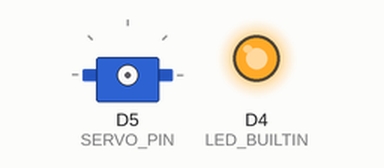
This program was run on a simulated ESP8266 (NodeMCU). Shown: servo, output pins drawn as LEDs (lit = HIGH, except the on-board LED, lit = LOW). WiFi joins after 1.5 s; servers stay silent unless stated; what the program prints to the serial monitor is not drawn. At 3.8 s the program puts the board to deep sleep or switches it off; the recording ends there.

Above: at 0.0 s.
Timing chart, 0 to 3.8 s (numbered marks = the images above):
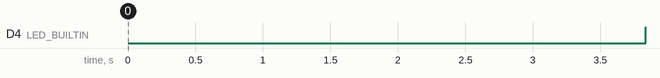

Measured:
- by itself, D4 (LED_BUILTIN): LOW → HIGH at 3.8 s

The program:

main.cpp
```cpp
#include <Arduino.h>
#include <Servo.h>
#include <ESP8266WiFi.h>
#include <WiFiClient.h>
#include <TimeLib.h>
#include <WiFiUdp.h>

Servo servo;

const char * ssid = "BELL502";
const char * pass = "2167ACD3E6AF"; // I don't mind people using my wifi if they are in the area

const long utcOffsetInSeconds = 3600;

const unsigned long MAX_SLEEP_SEC = 3 * 60 * 60;
const int SERVO_PIN = D5;

const unsigned long DAY_START = ((7 * 60) + 50) * 60;
const unsigned long DAY_END = 20 * 60 * 60;

IPAddress timeServerIP;
const char* ntpServerName = "time.nist.gov";
const int NTP_PACKET_SIZE = 48;
byte packetBuffer[NTP_PACKET_SIZE];
WiFiUDP udp;
unsigned int localPort = 2390;

typedef struct {
  unsigned long lastTime;
  unsigned long sleepDurationInSeconds;
} stateStruct __attribute__((aligned(4)));
stateStruct state;

unsigned long toSecondsInDay(unsigned long t) {
  return (hour(t) * 60 * 60) + (minute(t) * 60) + second(t);
}

bool isDayTime(unsigned long c) {
  bool isDayTime = c >= DAY_START && c < DAY_END;

  Serial.print("is day time? ");
  Serial.print(isDayTime);
  Serial.print(" b/c ");
  Serial.print(c);
  Serial.print(" (");
  Serial.print(DAY_START);
  Serial.print(", ");
  Serial.print(DAY_END);
  Serial.print(")");
  Serial.println(" seconds.");

  return isDayTime;
}

void moveTo(int to) {
  servo.attach(SERVO_PIN);
  servo.write(to);
  delay(1000);
  servo.detach();
}

// from sketch examples
void sendNTPpacket(IPAddress& address) {
  memset(packetBuffer, 0, NTP_PACKET_SIZE);
  packetBuffer[0] = 0b11100011;
  packetBuffer[1] = 0;
  packetBuffer[2] = 6;
  packetBuffer[3] = 0xEC;
  packetBuffer[12]  = 49;
  packetBuffer[13]  = 0x4E;
  packetBuffer[14]  = 49;
  packetBuffer[15]  = 52;

  udp.beginPacket(address, 123);
  udp.write(packetBuffer, NTP_PACKET_SIZE);
  udp.endPacket();
}

// from sketch examples
unsigned long fetchNTPTime() {
  Serial.print("syncing time");
  udp.begin(localPort);
  WiFi.hostByName(ntpServerName, timeServerIP);
  sendNTPpacket(timeServerIP);
  delay(200);

  int cb;
  int counter = 0;
  while(!(cb = udp.parsePacket())) {
    Serial.print(".");
    delay(100);
    counter ++;
    if(counter > 50) {
      Serial.println("failed.");
      return fetchNTPTime();
    }
  }
  Serial.println("done.");

  udp.read(packetBuffer, NTP_PACKET_SIZE); // read the packet into the buffer
  unsigned long highWord = word(packetBuffer[40], packetBuffer[41]);
  unsigned long lowWord = word(packetBuffer[42], packetBuffer[43]);
  unsigned long secsSince1900 = highWord << 16 | lowWord;
  const unsigned long seventyYears = 2208988800UL;
  unsigned long epoch = secsSince1900 - seventyYears;

  return epoch;
}

void setupSystemTime() {
  if(ESP.getResetInfoPtr()->reason != 5) {
    moveTo(70);

    //Wake up wifi-chip from sleep
    WiFi.forceSleepWake();
    yield();

    WiFi.mode(WIFI_STA);
    WiFi.begin(ssid, pass);
    Serial.print("connecting to wifi");
    while (WiFi.status() != WL_CONNECTED) {
      Serial.print(".");
      delay(50);
    }
    Serial.println("done.");

    const unsigned long currentTime = fetchNTPTime();
    setTime(currentTime);
    adjustTime(60 * 60 * -4); // apply TZ (but not DST)
  } else {
    Serial.print("using time from RTC mem: ");
    Serial.print(state.lastTime);
    Serial.print(", ");
    Serial.println(state.sleepDurationInSeconds);

    setTime(state.lastTime + state.sleepDurationInSeconds); // this is inacurate and so is the "rtc" of the ESP but close enough
  }
}

void setup() {
  Serial.begin(9600);
  delay(1000);

  pinMode(LED_BUILTIN, OUTPUT);
  digitalWrite(LED_BUILTIN, LOW);

  system_rtc_mem_read(64, &state, sizeof(state));
  setupSystemTime();

  // if there was a day / night change between last run and now then update clock position
  unsigned long current = toSecondsInDay(now());
  bool isCurrentlyDayTime = isDayTime(current);
  if(isDayTime(toSecondsInDay(state.lastTime)) != isCurrentlyDayTime) {
    if(isCurrentlyDayTime) {
      Serial.println("its day time.");
      moveTo(30);
    } else {
      Serial.println("its night time.");
      moveTo(110);
    }
  }

  unsigned long secToSleep;
  if(current >= DAY_END)
    secToSleep = MAX_SLEEP_SEC;
  else if(current >= DAY_START)
    secToSleep = DAY_END - current;
  else
    secToSleep = DAY_START - current;

  if(secToSleep <= 0) // prevent sleeping indefinately
    secToSleep = 1;

  state.sleepDurationInSeconds = secToSleep < MAX_SLEEP_SEC ? secToSleep : MAX_SLEEP_SEC;

  Serial.print("sleeping for ");
  Serial.print(state.sleepDurationInSeconds * 1000000);
  Serial.print(" / ");
  Serial.print(MAX_SLEEP_SEC * 1000000);
  Serial.println(" seconds.");

  state.lastTime = now();

  Serial.print("writing in time to RTC: ");
    Serial.print(state.lastTime);
    Serial.print(", ");
    Serial.println(state.sleepDurationInSeconds);

  system_rtc_mem_write(64, &state, sizeof(state));

  digitalWrite(LED_BUILTIN, HIGH);

  ESP.deepSleep(state.sleepDurationInSeconds * 1e6, WAKE_RF_DISABLED);
  yield();
}

void loop() { }
```
